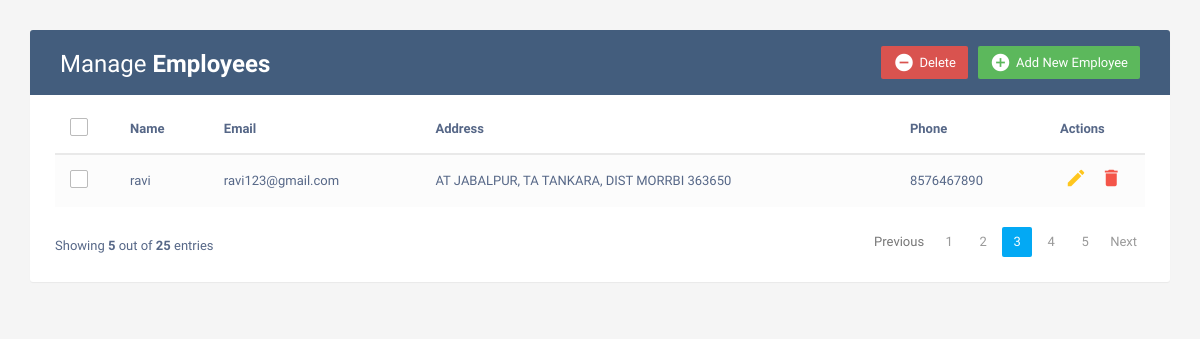
/, run on an earlier commit of the app's database.
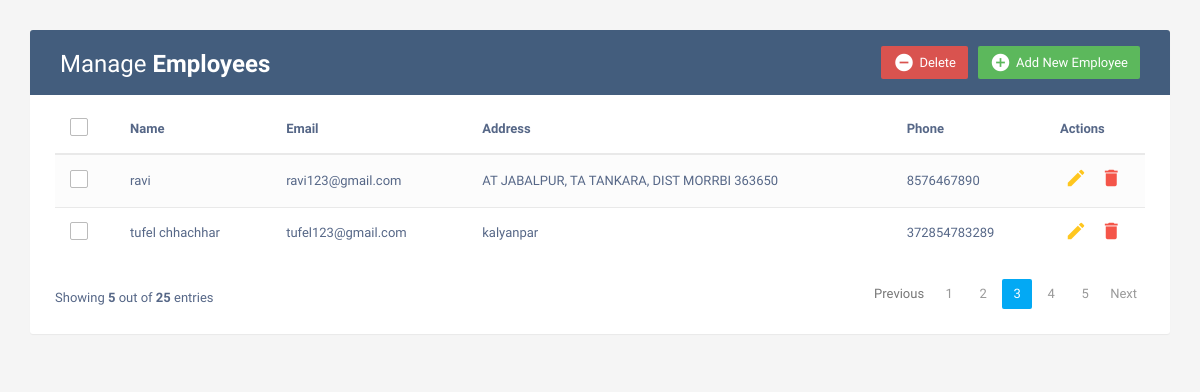
And on a later commit of the database.
### myapp1/models.py (models this page shows, shortened)
class Employee(models.Model):
    name = models.CharField(max_length=20)
    email = models.EmailField(unique=True)
    address = models.TextField()
    phone = models.IntegerField()

### myapp1/views.py (the view)
# urls.py: path('', views.index, name='index'),
def index(request):
    uid = Employee.objects.all()
    context = {
        'uid':uid,
    }
    return render(request, 'index.html', context)

### myapp1/templates/index.html (shortened to what this page needs)
<!DOCTYPE html>
<html lang="en">
<head>
<link rel="stylesheet" href="https://maxcdn.bootstrapcdn.com/font-awesome/4.7.0/css/font-awesome.min.css">
<link rel="stylesheet" href="https://maxcdn.bootstrapcdn.com/bootstrap/3.3.7/css/bootstrap.min.css">
  <body>
    <div class="container">
        <div class="table-wrapper">
            <div class="table-title">
                <div class="row">
                    <div class="col-sm-6">
						<h2>Manage <b>Employees</b></h2>
					</div>
					<div class="col-sm-6">
						<a href="#addEmployeeModal-{{forloop.counter}}" class="btn btn-success" data-toggle="modal"><i class="material-icons">&#xE147;</i> <span>Add New Employee</span></a>
						<a href="#deleteEmployeeModal" class="btn btn-danger" data-toggle="modal"><i class="material-icons">&#xE15C;</i> <span>Delete</span></a>
					</div>
                </div>
            </div>
            <table class="table table-striped table-hover">
                <thead>
                    <tr>
						<th>
							<span class="custom-checkbox">
								<label for="selectAll"></label>
							</span>
						</th>
                        <th>Name</th>
                        <th>Email</th>
						<th>Address</th>
                        <th>Phone</th>
                        <th>Actions</th>
                    </tr>
                </thead>
                <tbody>
                    {% for i in uid %}
                    <tr>
						<td>
							<span class="custom-checkbox">
								<label for="checkbox1"></label>
							</span>
						</td>
                        <td>{{i.name}}</td>
                        <td>{{i.email}}</td>
						<td>{{i.address}}</td>
                        <td>{{i.phone}}</td>
                        <td>
                            <a href="#editEmployeeModal-{{forloop.counter}}" class="edit" data-toggle="modal"><i class="material-icons" data-toggle="tooltip" title="Edit">&#xE254;</i></a>
                            <a href="#deleteEmployeeModal-{{forloop.counter}}" class="delete" data-toggle="modal"><i class="material-icons" data-toggle="tooltip" title="Delete">&#xE872;</i></a>
                        </td>
                    </tr>
                    {% endfor %}
                </tbody>
            </table>
			<div class="clearfix">
                <div class="hint-text">Showing <b>5</b> out of <b>25</b> entries</div>
                <ul class="pagination">
                    <li class="page-item disabled"><a href="#">Previous</a></li>
                    <li class="page-item"><a href="#" class="page-link">1</a></li>
                    <li class="page-item"><a href="#" class="page-link">2</a></li>
                    <li class="page-item active"><a href="#" class="page-link">3</a></li>
                    <li class="page-item"><a href="#" class="page-link">4</a></li>
                    <li class="page-item"><a href="#" class="page-link">5</a></li>
                    <li class="page-item"><a href="#" class="page-link">Next</a></li>
                </ul>
            </div>
        </div>
    </div>
</body>
</html>

What changed in the data, as far as the page shows it:
added Employee: name "tufel chhachhar", email "tufel123@gmail.com", address "kalyanpar", phone "372854783289"
